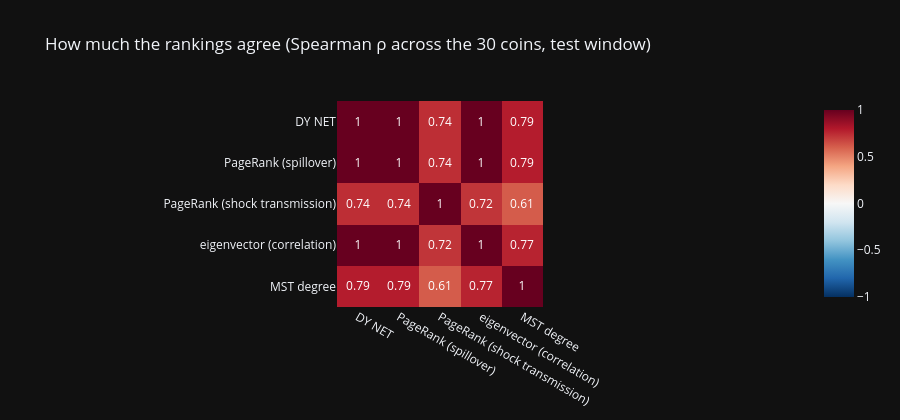
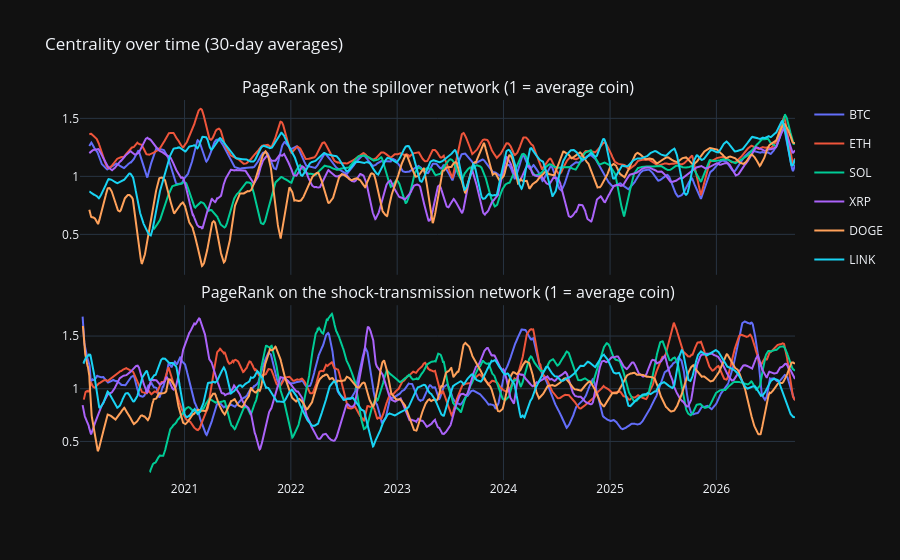

Notebook code for these charts, in order:
### Markdown cell above
## 3. Centrality

Rankings on the test window from three directed and undirected views, then how centrality moves over time.
**PageRank** is computed on the *directed* networks only, on the "depends on" graph (an edge from *i* to *j* when *i*
is driven by *j*), so rank collects at the coins the others depend on.

### Code cell
cols = {"dy_net": "DY NET", "dy_pagerank": "PageRank (spillover)", "shock_pagerank": "PageRank (shock transmission)",
        "eigenvector": "eigenvector (correlation)", "mst_degree": "MST degree"}
sp = rk[list(cols)].rename(columns=cols).corr(method="spearman")
fig = px.imshow(sp.round(2), text_auto=True, zmin=-1, zmax=1, color_continuous_scale="RdBu_r",
                title="How much the rankings agree (Spearman ρ across the 30 coins, test window)")
fig.update_layout(height=420)
fig.show()
top = rk.assign(**{f"{v}": rk[k].rank(ascending=False, method="min").astype(int) for k, v in cols.items()})
display(top.set_index("coin")[list(cols.values())].sort_values("DY NET").head(10))

fi = {n: i for i, n in enumerate(nf["feature_names"])}
X = nf["X"].numpy()
st_times = pd.to_datetime(nf["times"])
show = ["BTC", "ETH", "SOL", "XRP", "DOGE", "LINK"]
fig = make_subplots(rows=2, cols=1, shared_xaxes=True, vertical_spacing=0.08,
                    subplot_titles=("PageRank on the spillover network (1 = average coin)",
                                    "PageRank on the shock-transmission network (1 = average coin)"))
for k, c in enumerate(show):
    j = gcoins.index(c)
    for row, f in ((1, "dy_pagerank"), (2, "shock_pagerank")):
        y = pd.Series(X[:, j, fi[f]], index=st_times).rolling(30, min_periods=10).mean()
        fig.add_trace(go.Scatter(x=y.index, y=y.values, name=c, legendgroup=c, showlegend=row == 1,
                                 line=dict(color=px.colors.qualitative.Plotly[k])), row=row, col=1)
fig.update_layout(height=560, title="Centrality over time (30-day averages)")
fig.show()

### Figure 1 — Plotly figure (JSON) as saved in the notebook; plotly's stock layout.template omitted (floating-point values rounded to 4 significant figures)
{"data": [{"coloraxis": "coloraxis", "hovertemplate": "x: %{x}<br>y: %{y}<br>color: %{z}<extra></extra>", "name": "0", "texttemplate": "%{z}", "type": "heatmap", "x": ["DY NET", "PageRank (spillover)", "PageRank (shock transmission)", "eigenvector (correlation)", "MST degree"], "xaxis": "x", "y": ["DY NET", "PageRank (spillover)", "PageRank (shock transmission)", "eigenvector (correlation)", "MST degree"], "yaxis": "y", "z": [[1.0, 1.0, 0.74, 1.0, 0.79], [1.0, 1.0, 0.74, 1.0, 0.79], [0.74, 0.74, 1.0, 0.72, 0.61], [1.0, 1.0, 0.72, 1.0, 0.77], [0.79, 0.79, 0.61, 0.77, 1.0]]}], "layout": {"coloraxis": {"autocolorscale": false, "cmax": 1, "cmin": -1, "colorscale": [[0.0, "rgb(5,48,97)"], [0.1, "rgb(33,102,172)"], [0.2, "rgb(67,147,195)"], [0.3, "rgb(146,197,222)"], [0.4, "rgb(209,229,240)"], [0.5, "rgb(247,247,247)"], [0.6, "rgb(253,219,199)"], [0.7, "rgb(244,165,130)"], [0.8, "rgb(214,96,77)"], [0.9, "rgb(178,24,43)"], [1.0, "rgb(103,0,31)"]]}, "height": 420, "title": {"text": "How much the rankings agree (Spearman ρ across the 30 coins, test window)"}, "xaxis": {"anchor": "y", "constrain": "domain", "domain": [0.0, 1.0], "scaleanchor": "y"}, "yaxis": {"anchor": "x", "autorange": "reversed", "constrain": "domain", "domain": [0.0, 1.0]}}}

### Figure 2 — Plotly figure (JSON) as saved in the notebook; plotly's stock layout.template omitted (floating-point values rounded to 4 significant figures; data arrays with more than 128 entries replaced by an {"elided": "..."} marker saying what was removed)
{"data": [{"legendgroup": "BTC", "line": {"color": "#636EFA"}, "name": "BTC", "showlegend": true, "type": "scatter", "x": {"elided": "2456 str values"}, "xaxis": "x", "y": {"elided": "2456 float values"}, "yaxis": "y"}, {"legendgroup": "BTC", "line": {"color": "#636EFA"}, "name": "BTC", "showlegend": false, "type": "scatter", "x": {"elided": "2456 str values"}, "xaxis": "x2", "y": {"elided": "2456 float values"}, "yaxis": "y2"}, {"legendgroup": "ETH", "line": {"color": "#EF553B"}, "name": "ETH", "showlegend": true, "type": "scatter", "x": {"elided": "2456 str values"}, "xaxis": "x", "y": {"elided": "2456 float values"}, "yaxis": "y"}, {"legendgroup": "ETH", "line": {"color": "#EF553B"}, "name": "ETH", "showlegend": false, "type": "scatter", "x": {"elided": "2456 str values"}, "xaxis": "x2", "y": {"elided": "2456 float values"}, "yaxis": "y2"}, {"legendgroup": "SOL", "line": {"color": "#00CC96"}, "name": "SOL", "showlegend": true, "type": "scatter", "x": {"elided": "2456 str values"}, "xaxis": "x", "y": {"elided": "2456 float values"}, "yaxis": "y"}, {"legendgroup": "SOL", "line": {"color": "#00CC96"}, "name": "SOL", "showlegend": false, "type": "scatter", "x": {"elided": "2456 str values"}, "xaxis": "x2", "y": {"elided": "2456 float values"}, "yaxis": "y2"}, {"legendgroup": "XRP", "line": {"color": "#AB63FA"}, "name": "XRP", "showlegend": true, "type": "scatter", "x": {"elided": "2456 str values"}, "xaxis": "x", "y": {"elided": "2456 float values"}, "yaxis": "y"}, {"legendgroup": "XRP", "line": {"color": "#AB63FA"}, "name": "XRP", "showlegend": false, "type": "scatter", "x": {"elided": "2456 str values"}, "xaxis": "x2", "y": {"elided": "2456 float values"}, "yaxis": "y2"}, {"legendgroup": "DOGE", "line": {"color": "#FFA15A"}, "name": "DOGE", "showlegend": true, "type": "scatter", "x": {"elided": "2456 str values"}, "xaxis": "x", "y": {"elided": "2456 float values"}, "yaxis": "y"}, {"legendgroup": "DOGE", "line": {"color": "#FFA15A"}, "name": "DOGE", "showlegend": false, "type": "scatter", "x": {"elided": "2456 str values"}, "xaxis": "x2", "y": {"elided": "2456 float values"}, "yaxis": "y2"}, {"legendgroup": "LINK", "line": {"color": "#19D3F3"}, "name": "LINK", "showlegend": true, "type": "scatter", "x": {"elided": "2456 str values"}, "xaxis": "x", "y": {"elided": "2456 float values"}, "yaxis": "y"}, {"legendgroup": "LINK", "line": {"color": "#19D3F3"}, "name": "LINK", "showlegend": false, "type": "scatter", "x": {"elided": "2456 str values"}, "xaxis": "x2", "y": {"elided": "2456 float values"}, "yaxis": "y2"}], "layout": {"annotations": [{"font": {"size": 16}, "showarrow": false, "text": "PageRank on the spillover network (1 = average coin)", "x": 0.5, "xanchor": "center", "xref": "paper", "y": 1.0, "yanchor": "bottom", "yref": "paper"}, {"font": {"size": 16}, "showarrow": false, "text": "PageRank on the shock-transmission network (1 = average coin)", "x": 0.5, "xanchor": "center", "xref": "paper", "y": 0.46, "yanchor": "bottom", "yref": "paper"}], "height": 560, "title": {"text": "Centrality over time (30-day averages)"}, "xaxis": {"anchor": "y", "domain": [0.0, 1.0], "matches": "x2", "showticklabels": false}, "xaxis2": {"anchor": "y2", "domain": [0.0, 1.0]}, "yaxis": {"anchor": "x", "domain": [0.54, 1.0]}, "yaxis2": {"anchor": "x2", "domain": [0.0, 0.46]}}}
